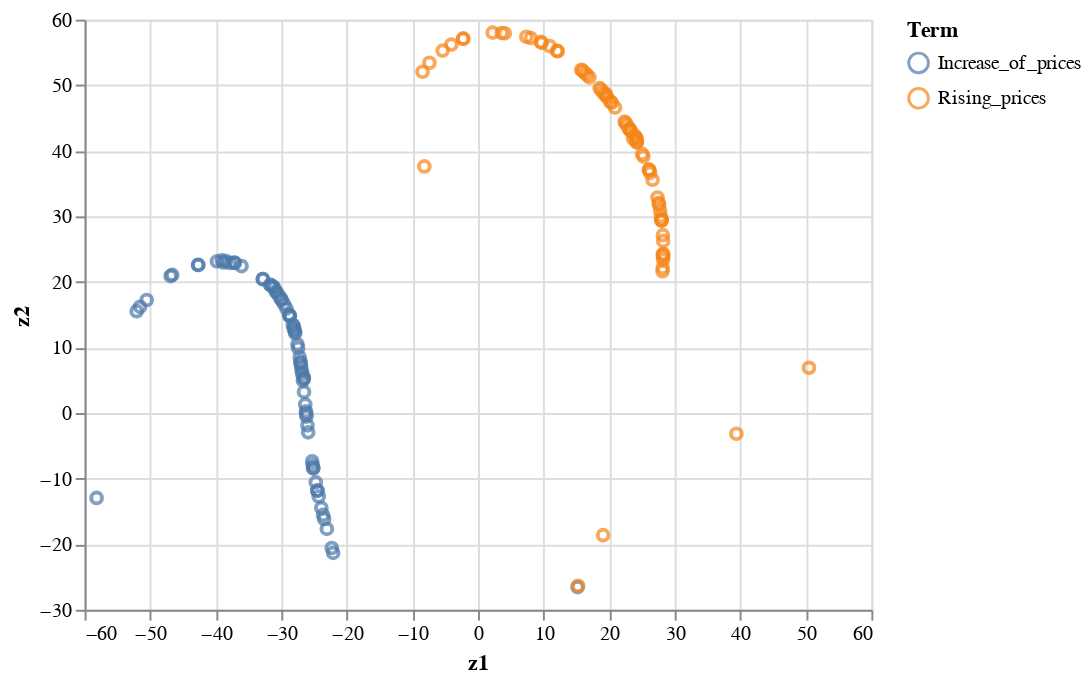

The cell this chart's notebook holds for it:
### Code cell
alt.Chart(df_prices).mark_point().encode(
    x = 'z1',
    y = 'z2',
    color = alt.Color('Topic:N', title = 'Term') # the person in the photo
)

### Figure 1 — Vega-Lite specification as saved in the notebook (floating-point values rounded to 4 significant figures; data arrays with more than 128 entries replaced by an {"elided": "..."} marker saying what was removed)
{"config": {"view": {"continuousWidth": 400, "continuousHeight": 300}}, "data": {"name": "data-0abbb884c20db25b2855e53f2f5c5132"}, "mark": "point", "encoding": {"color": {"type": "nominal", "field": "Topic", "title": "Term"}, "x": {"type": "quantitative", "field": "z1"}, "y": {"type": "quantitative", "field": "z2"}}, "$schema": "https://vega.github.io/schema/vega-lite/v4.8.1.json", "datasets": {"data-0abbb884c20db25b2855e53f2f5c5132": {"elided": "142 records"}}}
